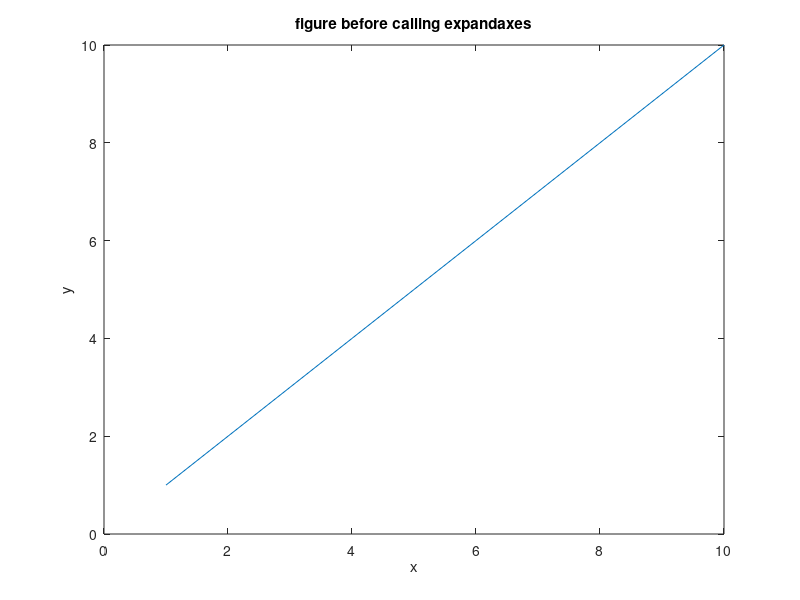
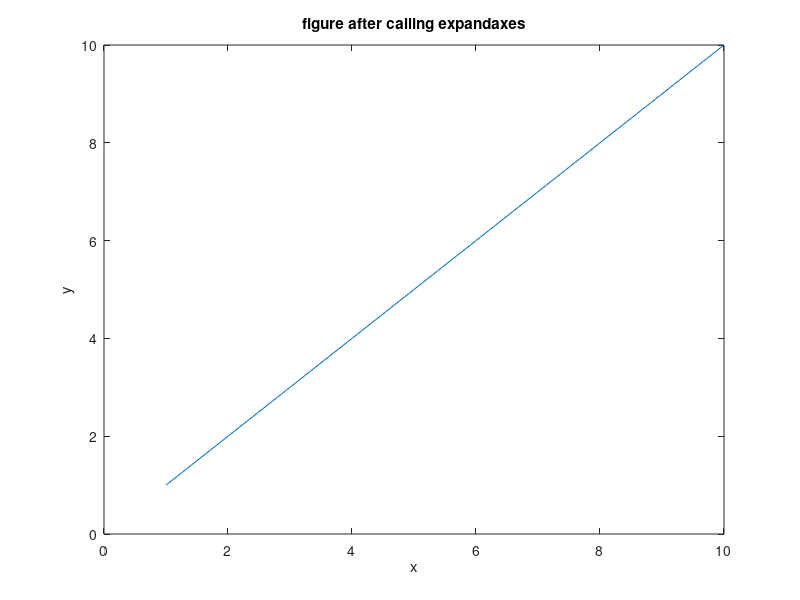

These figures' MATLAB source, in order: (Note: this script raises an error after producing the figures.)
% Usage examples for expandaxes.m
% This script contains:
%   - simple examples of the use of expandaxes
%   - examples of what can be done if expandaxes does not work as expected
%   - examples of the correct and incorrect use of expandaxes
%
%
%% BSD License
%  
%  Copyright (c) 2016 Marc Jakobi
%  All rights reserved.
% 
% 
%  Redistribution and use in source and binary forms, with or without modification, are permitted provided that the following conditions are met:
% 
%  1. Redistributions of source code must retain the above copyright notice, this list of conditions and the following disclaimer.
% 
%  2. Redistributions in binary form must reproduce the above copyright notice, this list of conditions and the following disclaimer in the documentation and/or other materials provided with the distribution.
% 
%  3. Neither the name of the copyright holder nor the names of its contributors may be used to endorse or promote products derived from this software without specific prior written permission.
% 
%  THIS SOFTWARE IS PROVIDED BY THE COPYRIGHT HOLDERS AND CONTRIBUTORS "AS IS" AND ANY EXPRESS 
%  OR IMPLIED WARRANTIES, INCLUDING, BUT NOT LIMITED TO, THE IMPLIED WARRANTIES OF MERCHANTABILITY
%  AND FITNESS FOR A PARTICULAR PURPOSE ARE DISCLAIMED. IN NO EVENT SHALL THE COPYRIGHT HOLDER OR
%  CONTRIBUTORS BE LIABLE FOR ANY DIRECT, INDIRECT, INCIDENTAL, SPECIAL, EXEMPLARY, OR CONSEQUENTIAL
%  DAMAGES (INCLUDING, BUT NOT LIMITED TO, PROCUREMENT OF SUBSTITUTE GOODS OR SERVICES; LOSS OF USE,
%  DATA, OR PROFITS; OR BUSINESS INTERRUPTION) HOWEVER CAUSED AND ON ANY THEORY OF LIABILITY, WHETHER
%  IN CONTRACT, STRICT LIABILITY, OR TORT (INCLUDING NEGLIGENCE OR OTHERWISE) ARISING IN ANY WAY OUT
%  OF THE USE OF THIS SOFTWARE, EVEN IF ADVISED OF THE POSSIBILITY OF SUCH DAMAGE.

%% Example 1: simple plot
x = 1:10; y = x;
figure;
plot(x, y)
xlabel('x')
ylabel('y')
title('figure before calling expandaxes')
f = figure;
plot(x, y)
xlabel('x')
ylabel('y')
title('figure after calling expandaxes')
expandaxes(f)

%% Example 2: Figure with 2 subplots and coliorbars
x = linspace(-2*pi,2*pi);
y = linspace(0,4*pi);
[X,Y] = meshgrid(x,y);
f = figure;
f.Position(3) = 2.*f.Position(3); % double width
for i = 1:2
    Z = i.*sin(X)+cos(Y);
    subplot(1,2,i)
    contour(X,Y,Z,'LineWidth',3,'Fill','On')
    c = colorbar;
    c.Label.String = 'z';
    xlabel('x')
    ylabel('y')
    title(['function ',num2str(i)])
end
expandaxes(gcf)

%% Example 3: Automatic correction of the width between subplots
x = linspace(-2*pi,2*pi);
y = linspace(0,4*pi);
[X,Y] = meshgrid(x,y);
f = figure;
f.Position(3) = 2.*f.Position(3); % double width
for i = 1:2
    Z = i.*sin(X)+cos(Y);
    subplot(1,2,i)
    contour(X,Y,Z,'LineWidth',3,'Fill','On')
    c = colorbar;
    c.Label.String = 'z';
    xlabel('x')
    ylabel('y')
    title(['function ',num2str(i)])
end
fHor = 0.01; % decrease the gap size between subplots in horizontal direction
fVer = 1; % since there is not gap between subplots in vertical direction, fVer is set to 1.
expandaxes(gcf, fHor, fVer)





%% Example 4: Manual correction of positioning

% Figure from example 3 without title. A colorbar bug causes the label to be cut off at the top.
f = figure;
f.Position(3) = 2.*f.Position(3);
for i = 1:2
    Z = i.*sin(X)+cos(Y);
    subplot(1,2,i)
    contour(X,Y,Z,'LineWidth',3,'Fill','On')
    c = colorbar;
    c.Label.String = 'z';
    xlabel('x')
    ylabel('y')
end
fHor = 0.01;
fVer = 1;
expandaxes(gcf, fHor, fVer)

%Correction 1: The right subplot can be made slightly wider.
%1. extraction of axes objects:
AX = findobj(gcf,'type','axes');
%2. Save width of the second subplot:
pos = AX(1).Position;
%3. Manual adjustment of the width
AX(1).Position(3) = pos(3)+0.1;
%4. Adjustment was too wide. Repeat:
AX(1).Position(3) = pos(3)+0.01;
% Adjustment was not wide enough. Repeat:
AX(1).Position(3) = pos(3)+0.02;
%5. Perfect!

%Correction 2: Both subplots need the height reduced. This can be done in a
%loop.
%1. Save position vectors for each axes object
pos = zeros(length(AX), 4); 
pos(1,:) = AX(1).Position;
pos(2,:) = AX(1).Position;
%2. Reduce width
for i = 1:2
    AX(i).Position(4) = pos(i,4) - 0.1;
end
%3. Reduced height too much. Repeat with smaller reduction:
for i = 1:2
    AX(i).Position(4) = pos(i,4) - 0.01;
end
%5. Perfekte!


%% Example 5: Same as example 4, but in this example the figure and axes handles are saved
%while creating the figure
x = linspace(-2*pi,2*pi);
y = linspace(0,4*pi);
[X,Y] = meshgrid(x,y);
f = figure;
f.Position(3) = 2.*f.Position(3);
AX = repmat(axes,2,1);
for i = 1:2
    Z = i.*sin(X)+cos(Y);
    AX(i) = subplot(1,2,i);
    contour(X,Y,Z,'LineWidth',3,'Fill','On')
    c = colorbar;
    c.Label.String = 'Z-Achse';
    xlabel('X-Achse')
    ylabel('Y-Achse')
end
fHor = 0.01;
fVer = 1;
expandaxes(gcf, fHor, fVer)


pos = AX(2).Position;
AX(2).Position(3) = pos(3)+0.02;

pos = zeros(length(AX), 4); 
pos(1,:) = AX(1).Position;
pos(2,:) = AX(1).Position;
for i = 1:2
    AX(i).Position(4) = pos(i,4) - 0.01;
end


%% Example 6: Order of the axes formatting
x = 1:10; y = x;

% 6a: Changing the FontSize after calling expandaxes
%     (incorrect use of expancdaxes)
f = figure;
plot(x, y) 
xlabel('x')
ylabel('y')
title('incorrect use of expandaxes')
expandaxes(f)
ax = gca;
ax.YLabel.FontSize = 14;
ax.XLabel.FontSize = 14;

% 6b: Changing the FontSize before calling expandaxes
%     (correct use of expandaxes)
f = figure;
plot(x, y) 
xlabel('x')
ylabel('y')
title('correct use of expandaxes')
ax = gca;
ax.YLabel.FontSize = 14;
ax.XLabel.FontSize = 14;
expandaxes(f)

% 6c: Manipulation of a colorbar before calling expandaxes
%     (incorrect use of expandaxes)
x = linspace(-2*pi,2*pi);
y = linspace(0,4*pi);
[X,Y] = meshgrid(x,y);
Z = sin(X)+cos(Y);
f = figure;
ax = axes;
contour(X,Y,Z,'LineWidth',3,'Fill','On')
c = colorbar;
c.Label.String = 'z';
xlabel('x')
ylabel('y')
title('inccorrect use of expandaxes')
c.Position(3) = 0.5.*c.Position(3);
pos = ax.Position;
ax.Position(3) = pos(3) - 0.03;
c.Position(1) = pos(1) + pos(3) - 0.01;
expandaxes(f)

% 6d: Manipulation of a colorbar after calling expandaxes
%     (correct use of expandaxes)
x = linspace(-2*pi,2*pi);
y = linspace(0,4*pi);
[X,Y] = meshgrid(x,y);
Z = sin(X)+cos(Y);
f = figure;
ax = axes;
contour(X,Y,Z,'LineWidth',3,'Fill','On')
c = colorbar;
c.Label.String = 'z';
xlabel('x')
ylabel('y')
title('correct use of expandaxes')
expandaxes(f)
% extraction of colorbar handle
c = findobj(f,'type','colorbar'); 
c.Position(3) = 0.5.*c.Position(3);
pos = ax.Position;
ax.Position(3) = pos(3) + 0.075;
c.Position(1) = ax.Position(1) + ax.Position(3) + 0.01;

